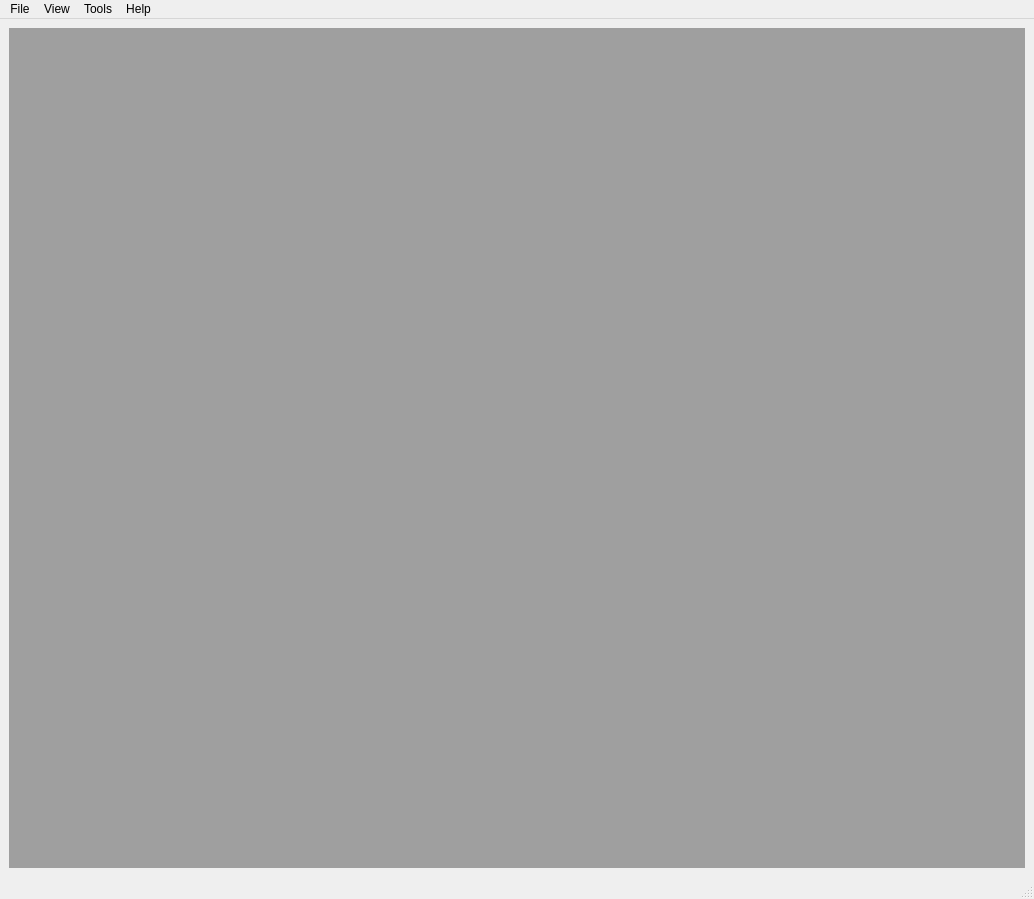
<?xml version="1.0" encoding="UTF-8"?>
<ui version="4.0">
 <class>MainWindow</class>
 <widget class="QMainWindow" name="MainWindow">
  <property name="geometry">
   <rect>
    <x>0</x>
    <y>0</y>
    <width>1034</width>
    <height>899</height>
   </rect>
  </property>
  <property name="windowTitle">
   <string>MainWindow</string>
  </property>
  <widget class="QWidget" name="centralwidget">
   <layout class="QVBoxLayout" name="verticalLayout_2">
    <item>
     <widget class="QMdiArea" name="mdiArea"/>
    </item>
   </layout>
  </widget>
  <widget class="QMenuBar" name="menubar">
   <property name="geometry">
    <rect>
     <x>0</x>
     <y>0</y>
     <width>1034</width>
     <height>33</height>
    </rect>
   </property>
   <widget class="QMenu" name="menuFile">
    <property name="title">
     <string>File</string>
    </property>
    <addaction name="actionWrite_settings_to_file"/>
    <addaction name="actionRead_config_file"/>
    <addaction name="actionExport_config_file"/>
   </widget>
   <widget class="QMenu" name="menuView">
    <property name="title">
     <string>View</string>
    </property>
    <widget class="QMenu" name="menuShow">
     <property name="title">
      <string>Show</string>
     </property>
     <addaction name="actionSequence_builder"/>
     <addaction name="actionDockWidget"/>
    </widget>
    <addaction name="menuShow"/>
   </widget>
   <widget class="QMenu" name="menuTools">
    <property name="title">
     <string>Tools</string>
    </property>
    <addaction name="actionPlugins"/>
   </widget>
   <widget class="QMenu" name="menuHelp">
    <property name="title">
     <string>Help</string>
    </property>
    <addaction name="actionAbout"/>
   </widget>
   <addaction name="menuFile"/>
   <addaction name="menuView"/>
   <addaction name="menuTools"/>
   <addaction name="menuHelp"/>
  </widget>
  <widget class="QStatusBar" name="statusbar"/>
  <action name="actionAbout">
   <property name="text">
    <string>About</string>
   </property>
  </action>
  <action name="actionPlugins">
   <property name="text">
    <string>Plugins</string>
   </property>
  </action>
  <action name="actionSequence_builder">
   <property name="checkable">
    <bool>true</bool>
   </property>
   <property name="checked">
    <bool>true</bool>
   </property>
   <property name="text">
    <string>Sequence builder</string>
   </property>
  </action>
  <action name="actionDockWidget">
   <property name="checkable">
    <bool>true</bool>
   </property>
   <property name="checked">
    <bool>true</bool>
   </property>
   <property name="text">
    <string>Settings</string>
   </property>
  </action>
  <action name="actionMDI_windows">
   <property name="checkable">
    <bool>false</bool>
   </property>
   <property name="checked">
    <bool>false</bool>
   </property>
   <property name="text">
    <string>MDI windows</string>
   </property>
  </action>
  <action name="actionSequence_builder">
   <property name="checkable">
    <bool>true</bool>
   </property>
   <property name="checked">
    <bool>true</bool>
   </property>
   <property name="text">
    <string>Sequence builder</string>
   </property>
  </action>
  <action name="actionDockWidget">
   <property name="checkable">
    <bool>true</bool>
   </property>
   <property name="checked">
    <bool>true</bool>
   </property>
   <property name="text">
    <string>Settings</string>
   </property>
  </action>
  <action name="MdiMenu">
   <property name="text">
    <string>MDI windows</string>
   </property>
  </action>
  <action name="actionWrite_settings_to_file">
   <property name="text">
    <string>Write plugin settings to file</string>
   </property>
  </action>
  <action name="actionRead_config_file">
   <property name="text">
    <string>Import config file</string>
   </property>
  </action>
  <action name="actionExport_config_file">
   <property name="text">
    <string>Export config file</string>
   </property>
  </action>
 </widget>
 <resources/>
 <connections/>
</ui>
